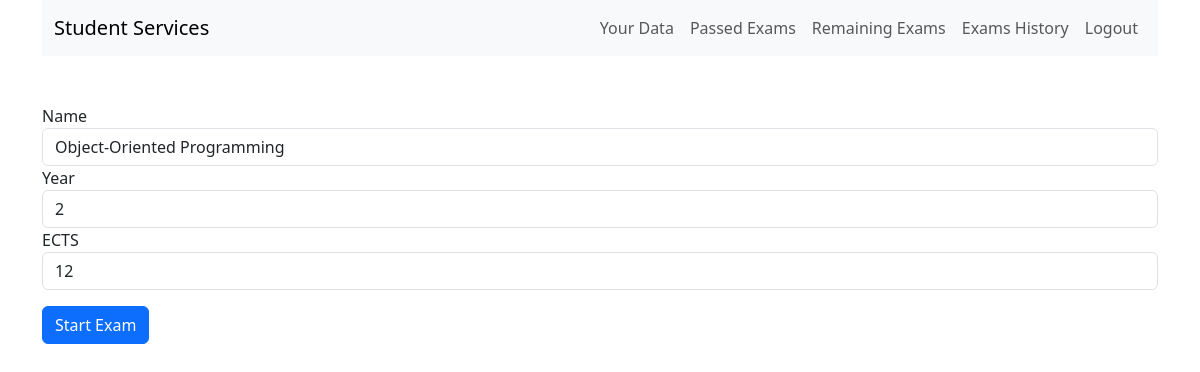
The page /start.php?exam_id=26 (signed in) on the database its author committed.
### tables this page shows
CREATE TABLE `exams` (
  `exam_id` int(11) NOT NULL,
  `programs_id` int(11) NOT NULL,
  `name` varchar(255) NOT NULL,
  `ECTS` int(11) NOT NULL,
  `year` int(11) NOT NULL,
  `profesor` varchar(255) NOT NULL
);

### app/classes/PassedExam.php (called while the page is built, shortened)
<?php
class PassedExam{
    protected $conn;
    public function __construct(){
        global $conn;
        $this->conn = $conn;
    }
    public function get_exam_info($exam_id){
        $sql = "SELECT *
                FROM exams
                WHERE exam_id = ?";
        $stmt = $this->conn->prepare($sql);
        $stmt -> bind_param("i",$exam_id);
        $stmt -> execute();
        $results = $stmt->get_result();
        return $results->fetch_assoc();
    }
}

### start.php (the view, shortened to what this page needs)
<?php
require_once 'inc/header.php';
require_once 'app/classes/PassedExam.php';
$exam = new PassedExam();
$exam_id = $_GET['exam_id'];
$exam_info = $exam -> get_exam_info($exam_id);
?>
<form method = "POST">
    <div class="form-group">
        <label for="name">Name</label>
        <span class="form-control font-weight-bold" id="name" name="name">
            <?= $exam_info['name'];?>
        </span>
    </div>
    <div class="form-group">
        <label for="year">Year</label>
        <span class="form-control font-weight-bold" id="year" name="year">
            <?= $exam_info['year'];?>
        </span>
    </div>
    <div class="form-group">
        <label for="ects">ECTS</label>
        <span class="form-control font-weight-bold" id="ects" name="ects">
            <?= $exam_info['ECTS'];?>
        </span>
    </div>
    <button type = "submit" class="btn btn-primary mt-3">Start Exam</button>
</form>
<?php
require_once 'inc/footer.php';

### rows shown on the page
exams: name "Object-Oriented Programming", year "2", ECTS "12"
